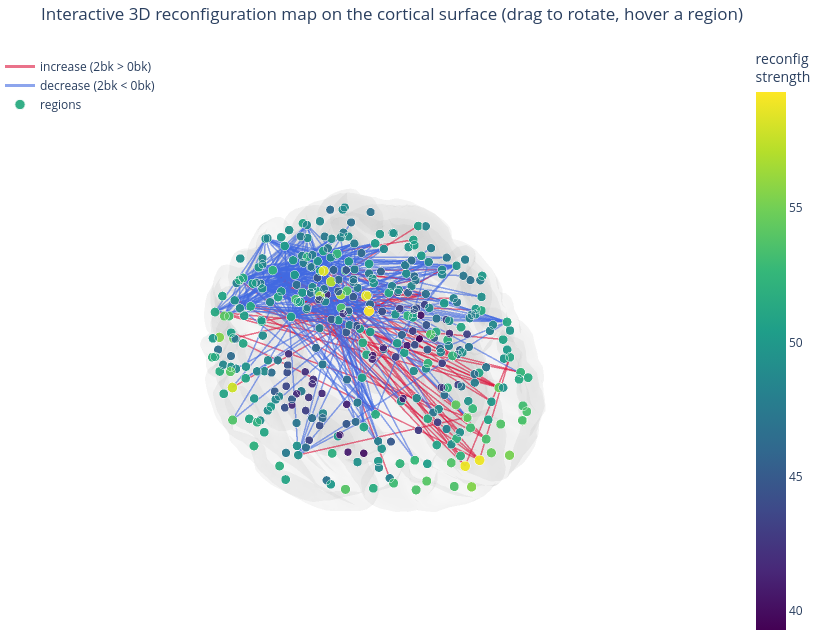

Notebook code cell kept with this figure:
### Markdown cell above
## Step 7 · Interactive 3D map (plotly)

The static figures above render on GitHub and drop into slides. This one is **interactive**: drag to
rotate, scroll to zoom, hover a region for its name, network and reconfiguration strength. It is the
analog of Goutham's 3D views but lighter (plotly `Scatter3d`, only the figure spec is stored, not a
2.8 MB surface mesh) and it renders in VSCode / Jupyter.

- **Spheres** = 360 regions, colored and sized by reconfiguration strength (sum |FC change|).
- **Red lines** = the strongest connections that *increase* from 0-back to 2-back; **blue** = decrease.

Note: interactive plotly does not render on GitHub's notebook viewer (use the static maps there); it
renders when the notebook is opened in VSCode or Jupyter.

- **Semi-transparent cortex** = the fsaverage5 pial surface, so the regions and edges sit inside the actual brain shape (the atlas centroids lie ~1.9 mm from this surface). The surface downloads once via nilearn on first run.

### Code cell
import plotly.graph_objects as go
from nilearn import datasets as nds, surface
names = regions[0]
strength = node_strength

# semi-transparent cortical shell (fsaverage5 pial; aligns with the atlas MNI coords, ROIs ~1.9 mm from the surface)
fs = nds.fetch_surf_fsaverage("fsaverage5")
vl, fl = surface.load_surf_mesh(fs["pial_left"]); vr, fr = surface.load_surf_mesh(fs["pial_right"])
V = np.vstack([vl, vr]); F = np.vstack([fl, fr + len(vl)])
cortex = go.Mesh3d(x=V[:, 0], y=V[:, 1], z=V[:, 2], i=F[:, 0], j=F[:, 1], k=F[:, 2],
                   color="lightgray", opacity=0.10, hoverinfo="skip", name="cortex",
                   lighting=dict(ambient=0.85, diffuse=0.2), flatshading=False)

tri = np.triu(mean_delta_fc, 1)
thr = np.percentile(np.abs(tri)[np.abs(tri) > 0], 99.5)      # top 0.5% of edges by |change|
def edge_trace(mask, color, label):
    ex, ey, ez = [], [], []
    for a, b in zip(*np.where(mask)):
        ex += [coords[a, 0], coords[b, 0], None]
        ey += [coords[a, 1], coords[b, 1], None]
        ez += [coords[a, 2], coords[b, 2], None]
    return go.Scatter3d(x=ex, y=ey, z=ez, mode="lines", opacity=0.6,
                        line=dict(color=color, width=3), hoverinfo="none", name=label)

markers = go.Scatter3d(
    x=coords[:, 0], y=coords[:, 1], z=coords[:, 2], mode="markers",
    marker=dict(size=3 + 9 * strength / strength.max(), color=strength,
                colorscale="Viridis", colorbar=dict(title="reconfig<br>strength"), opacity=0.95),
    text=[f"{names[i]} ({network_names[i]})<br>strength {strength[i]:.2f}" for i in range(len(names))],
    hoverinfo="text", name="regions")

fig = go.Figure([cortex, edge_trace(tri >= thr, "crimson", "increase (2bk > 0bk)"),
                 edge_trace(tri <= -thr, "royalblue", "decrease (2bk < 0bk)"), markers])
fig.update_layout(
    title="Interactive 3D reconfiguration map on the cortical surface (drag to rotate, hover a region)",
    scene=dict(xaxis=dict(visible=False), yaxis=dict(visible=False), zaxis=dict(visible=False),
               aspectmode="data"),
    width=820, height=640, margin=dict(l=0, r=0, t=40, b=0), legend=dict(x=0.0, y=0.98))
fig.show(renderer="plotly_mimetype")

### Figure 1 — Plotly figure (JSON) as saved in the notebook; plotly's stock layout.template omitted (floating-point values rounded to 4 significant figures; data arrays with more than 128 entries replaced by an {"elided": "..."} marker saying what was removed)
{"data": [{"color": "lightgray", "flatshading": false, "hoverinfo": "skip", "i": {"elided": "40960 int values"}, "j": {"elided": "40960 int values"}, "k": {"elided": "40960 int values"}, "lighting": {"ambient": 0.85, "diffuse": 0.2}, "name": "cortex", "opacity": 0.1, "type": "mesh3d", "x": {"elided": "20484 float values"}, "y": {"elided": "20484 float values"}, "z": {"elided": "20484 float values"}}, {"hoverinfo": "none", "line": {"color": "crimson", "width": 3}, "mode": "lines", "name": "increase (2bk > 0bk)", "opacity": 0.6, "type": "scatter3d", "x": {"elided": "153 float values"}, "y": {"elided": "153 float values"}, "z": {"elided": "153 float values"}}, {"hoverinfo": "none", "line": {"color": "royalblue", "width": 3}, "mode": "lines", "name": "decrease (2bk < 0bk)", "opacity": 0.6, "type": "scatter3d", "x": {"elided": "819 float values"}, "y": {"elided": "819 float values"}, "z": {"elided": "819 float values"}}, {"hoverinfo": "text", "marker": {"color": {"elided": "360 float values"}, "colorbar": {"title": {"text": "reconfig<br>strength"}}, "colorscale": [[0.0, "#440154"], [0.1111, "#482878"], [0.2222, "#3e4989"], [0.3333, "#31688e"], [0.4444, "#26828e"], [0.5556, "#1f9e89"], [0.6667, "#35b779"], [0.7778, "#6ece58"], [0.8889, "#b5de2b"], [1.0, "#fde725"]], "opacity": 0.95, "size": {"elided": "360 float values"}}, "mode": "markers", "name": "regions", "text": {"elided": "360 str values"}, "type": "scatter3d", "x": {"elided": "360 float values"}, "y": {"elided": "360 float values"}, "z": {"elided": "360 float values"}}], "layout": {"height": 640, "legend": {"x": 0.0, "y": 0.98}, "margin": {"b": 0, "l": 0, "r": 0, "t": 40}, "scene": {"aspectmode": "data", "xaxis": {"visible": false}, "yaxis": {"visible": false}, "zaxis": {"visible": false}}, "title": {"text": "Interactive 3D reconfiguration map on the cortical surface (drag to rotate, hover a region)"}, "width": 820}}
